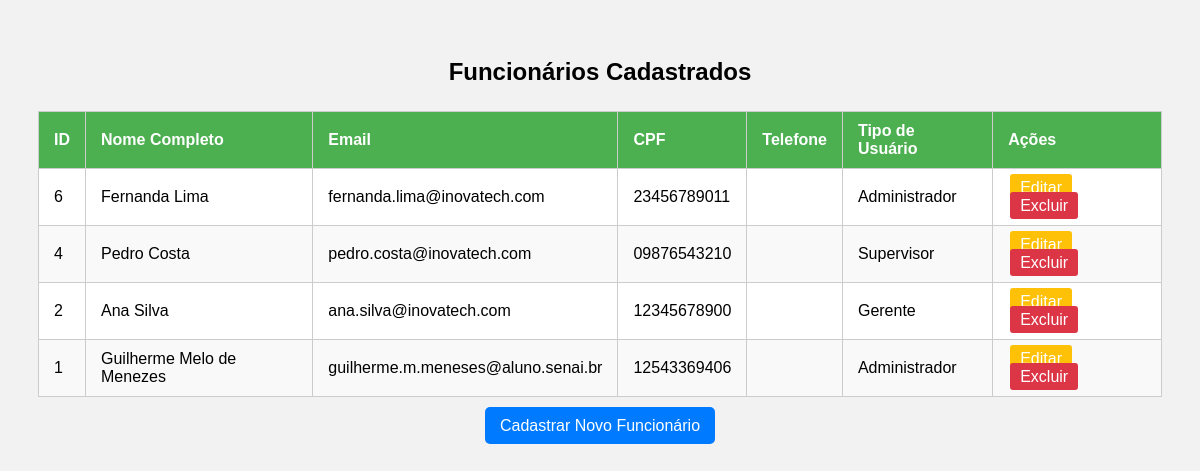
The app's page /process/exibir_funcionarios.php, older data.
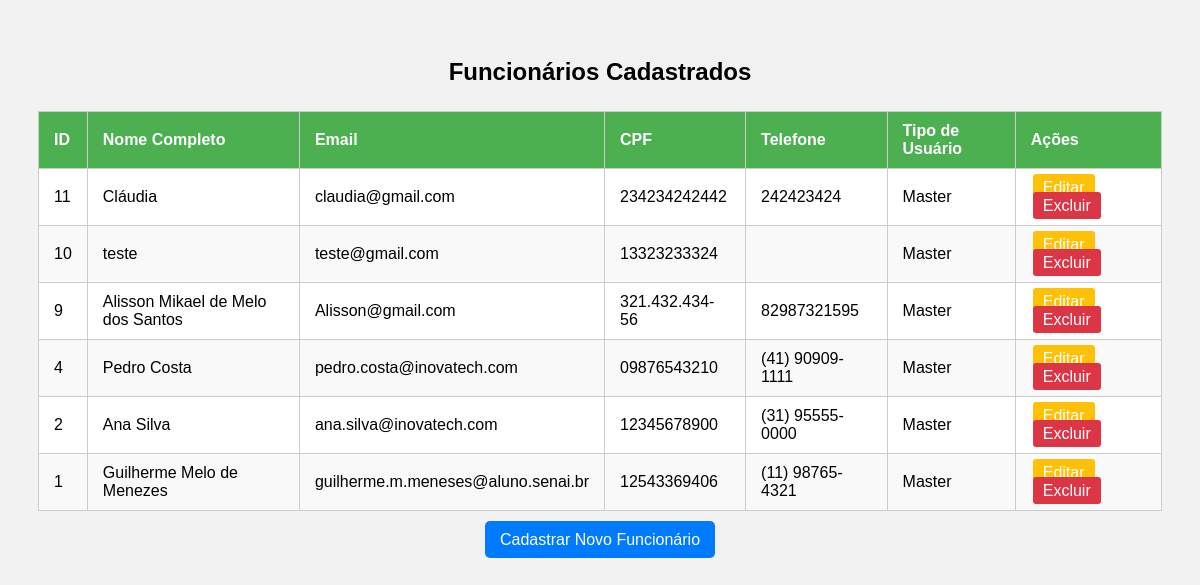
The same page, newer data.
### tables this page shows
CREATE TABLE IF NOT EXISTS `funcionarios` (
  `funcionario_id` int NOT NULL AUTO_INCREMENT,
  `nome_completo` varchar(255) NOT NULL,
  `email` varchar(255) NOT NULL,
  `foto_func` varchar(50) DEFAULT NULL,
  `cpf` varchar(14) NOT NULL,
  `senha_hash` varchar(255) NOT NULL,
  `telefone_celular` varchar(20) DEFAULT NULL,
  `cargo` enum('Administrador','Diretor','Gerente','Supervisor','Funcionario','Tecnico') NOT NULL,
  `tipo_usuario` enum('Master','Lider','Comum') NOT NULL,
  `setor` enum('Tecnologia da Informação','Saúde e Bem-Estar','Serviços Financeiros','Varejo e Comércio','Educação','Construção Civil','Indústria Manufatureira','Mídia e Entretenimento','Governo e Setor Público','Turismo e Hotelaria','Serviços Imobiliários','Biotecnologia','Sustentabilidade e Meio Ambiente','Marketing e Publicidade','Indústria Alimentícia','Consultoria','Setor Agrícola','Energia','Transporte e Logística','Recursos Humanos') DEFAULT NULL,
  `data_cadastro` datetime NOT NULL DEFAULT CURRENT_TIMESTAMP,
  `endereco` varchar(50) DEFAULT '',
  `bairro` varchar(50) DEFAULT '',
  `cep` int DEFAULT NULL,
  PRIMARY KEY (`funcionario_id`),
  UNIQUE KEY `email` (`email`),
  UNIQUE KEY `cpf` (`cpf`),
  KEY `FK_funcionarios_setores` (`setor`),
  CONSTRAINT `FK_funcionarios_setores` FOREIGN KEY (`setor`) REFERENCES `setores` (`setores`)
);

### process/exibir_funcionarios.php (the view, shortened to what this page needs)
<?php
include_once('../php/config.php');
try {
    $stmt = $conn->query("SELECT * FROM funcionarios ORDER BY funcionario_id DESC");
    $funcionarios = $stmt->fetchAll(PDO::FETCH_ASSOC);
} catch (PDOException $e) {
    echo "Erro ao buscar os dados: " . $e->getMessage();
    exit();
}
?>
<!DOCTYPE html>
<html lang="pt-BR">
<head>
</head>
<body>
    <h2>Funcionários Cadastrados</h2>
    <table>
        <thead>
            <tr>
                <th>ID</th>
                <th>Nome Completo</th>
                <th>Email</th>
                <th>CPF</th>
                <th>Telefone</th>
                <th>Tipo de Usuário</th>
                <th>Ações</th>
            </tr>
        </thead>
        <tbody>
            <?php if ($funcionarios): ?>
                <?php foreach ($funcionarios as $func): ?>
                    <tr>
                        <td><?= htmlspecialchars($func['funcionario_id']) ?></td>
                        <td><?= htmlspecialchars($func['nome_completo']) ?></td>
                        <td><?= htmlspecialchars($func['email']) ?></td>
                        <td><?= htmlspecialchars($func['cpf']) ?></td>
                        <td><?= htmlspecialchars($func['telefone_celular']) ?></td>
                        <td><?= htmlspecialchars($func['tipo_usuario']) ?></td>
                        <td>
                            <a href="editarFuncionario.php?id=<?= htmlspecialchars($func['funcionario_id']) ?>" class="btn-acao btn-editar">Editar</a>
                            <a href="excluirFuncionario.php?id=<?= htmlspecialchars($func['funcionario_id']) ?>" class="btn-acao btn-excluir" onclick="return confirm('Tem certeza que deseja excluir este funcionário?');">Excluir</a>
                        </td>
                    </tr>
                <?php endforeach; ?>
            <?php else: ?>
                <tr>
                    <td colspan="7">Nenhum funcionário cadastrado.</td>
                </tr>
            <?php endif; ?>
        </tbody>
    </table>
    <div class="voltar">
        <a href="../insertFuncionarios.html">Cadastrar Novo Funcionário</a>
    </div>
</body>
</html>

### process/exibir_funcionarios.php (style rules this page uses)
body { font-family: Arial, sans-serif; background-color: #f2f2f2; padding: 30px; }
h2 { text-align: center; margin-bottom: 25px; }
table { width: 100%; border-collapse: collapse; background-color: #fff; }
th, td { padding: 10px 15px; border: 1px solid #ccc; text-align: left; }
th { background-color: #4CAF50; color: white; }
tr:nth-child(even) { background-color: #f9f9f9; }
.voltar { margin-top: 20px; text-align: center; }
.voltar a { background-color: #007bff; color: white; padding: 10px 15px; text-decoration: none; border-radius: 5px; }
.btn-acao { padding: 5px 10px; margin: 0 2px; text-decoration: none; border-radius: 3px; color: white; }
.btn-editar { background-color: #ffc107; }
.btn-excluir { background-color: #dc3545; }

Row changes from the older to the newer data that the page shows:
removed funcionarios: funcionario_id "6", nome_completo "Fernanda Lima", email "fernanda.lima@inovatech.com", cpf "23456789011", tipo_usuario "Administrador"
added funcionarios: funcionario_id "11", nome_completo "Cláudia", email "claudia@gmail.com", cpf "234234242442", telefone_celular "242423424", tipo_usuario "Master"
added funcionarios: funcionario_id "10", nome_completo "teste", email "teste@gmail.com", cpf "13323233324", tipo_usuario "Master"
added funcionarios: funcionario_id "9", nome_completo "Alisson Mikael de Melo dos Santos", email "Alisson@gmail.com", cpf "321.432.434-56", telefone_celular "82987321595", tipo_usuario "Master"
changed funcionarios "Pedro Costa": telefone_celular (not shown) → "(41) 90909-1111"; tipo_usuario "Supervisor" → "Master"
changed funcionarios "Ana Silva": telefone_celular (not shown) → "(31) 95555-0000"; tipo_usuario "Gerente" → "Master"
changed funcionarios "Guilherme Melo de Menezes": telefone_celular (not shown) → "(11) 98765-4321"; tipo_usuario "Administrador" → "Master"
